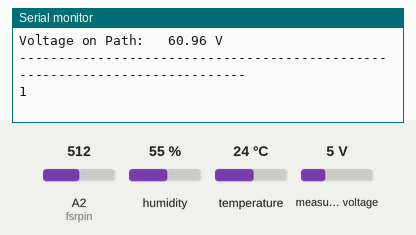
A sketch run on a simulated Arduino Uno, built with avr-gcc and run on an emulated ATmega328P. Parts: the last lines printed to the serial monitor. Inputs (shaded band) come from the test bench; at power-on: humidity 55 %, measured voltage 5 V, temperature 24 °C, A2 (fsrpin) = 512. WiFi joins after 1.5 s; servers stay silent unless stated.

Above: at 3.5 s.
3.6 s: humidity set to 22 %
At 5.2 s:
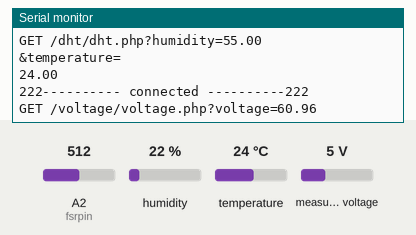
8.4 s: measured voltage set to 0.3 V
At 10.1 s:
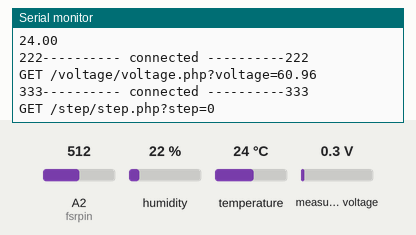
13.2 s: temperature set to 12 °C
At 15.6 s:
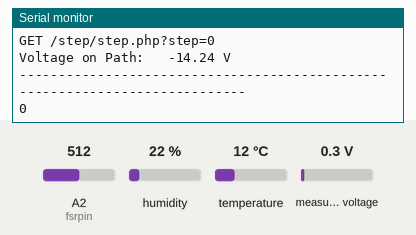
18.0 s: measured voltage set to 3.8 V
At 19.7 s:
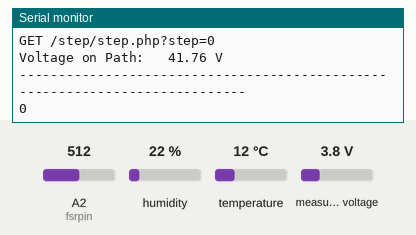
22.8 s: humidity set to 40 %
At 25.5 s:
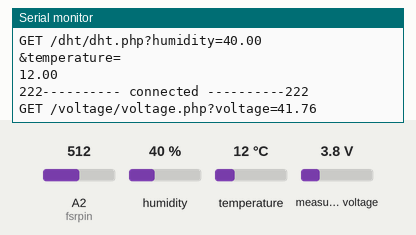
Timing chart, 0 to 27.0 s (numbered marks = the images above; inputs shaded):
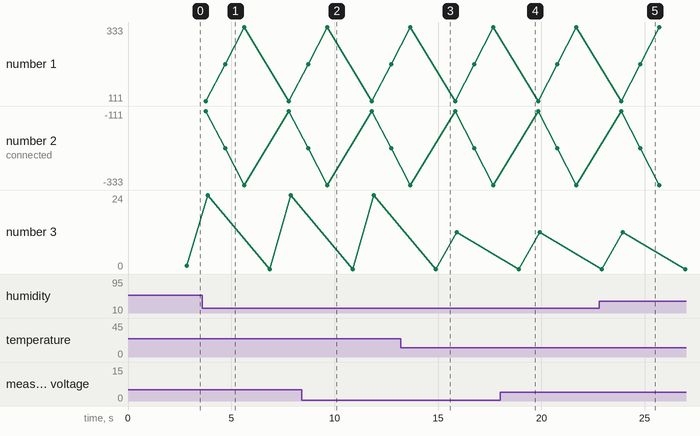

The sketch:

PART_1_1.ino
```cpp
  #include "DHT.h"
  #include <SPI.h>
  #include <Ethernet.h>
  #include <Wire.h>
  #include <Adafruit_INA219.h>

  byte mac[] = { 0xDE, 0xAD, 0xBE, 0xEF, 0xFE, 0xED };

  #define DHTPIN A0
  #define DHTTYPE DHT11
  #define fsrpin A2

  DHT dht(DHTPIN,DHTTYPE);

  Adafruit_INA219 ina219;

  float voltage_V = 0,shuntVoltage_mV,busVoltage_V;
  float humidityData;
  float temperatureData;

  int fsrreading;
  int previous = 0;
  int stepdata = 0;

  long time = 0;
  long debounce = 40;

  char server[] = "energy-path.vshumen.com"; // Моят IPv4 адрес
  IPAddress ip(37, 64, 4, 237 ); //Моето публично ip
  EthernetClient client;

void setup() {

  Serial.begin(9600);

  dht.begin();
  ina219.begin();

  if (Ethernet.begin(mac) == 0) {
  Serial.println("Failed to configure Ethernet using DHCP");
  Ethernet.begin(mac, ip);
  }
  delay(800);
}

void loop() {
  getData();
  Printer();
  delay(500);
  StepSensor();
  delay(700);
  humidityData = dht.readHumidity();
  temperatureData = dht.readTemperature();
  LanCard();
  delay(700);
  LanCardVolt();
  delay(700);
  LanCardStep();
  delay(700);
}
//---------------------------------------------------------------------------------------------------------
  void StepSensor(){

    fsrreading = analogRead(fsrpin);

    if (fsrreading > 200 && previous < 200 && millis() - time > debounce)
    {
      Serial.println("1");
      stepdata = 1;
    }
    else
    {
      Serial.println("0");
      stepdata = 0;
    }

    previous = fsrreading;
  }
//---------------------------------------------------------------------------------------------------------

 void LanCard(){
   if (client.connect(server, 80)) { // Задаване на порт 8080, 80
    Serial.println("111---------- connected ----------111");
    // Make a HTTP request:
    Serial.print("GET /dht/dht.php?humidity=");
    client.print("GET /dht/dht.php?humidity=");
    Serial.println(humidityData);
    client.print(humidityData);
    client.print("&temperature=");
    Serial.println("&temperature=");
    client.print(temperatureData);
    Serial.println(temperatureData);
    client.print(" ");
    client.print("HTTP/1.1");
    client.println();
    client.println("Host: energy-path.vshumen.com"); // Моят IPv4 адрес
    client.println("Connection: close");
    client.println();

  } else {
    // if you didn't get a connection to the server:
    Serial.println("111---------- connection failed ----------111");
  }
 }
 //---------------------------------------------------------------------------------------------------------

 void LanCardVolt(){
   if (client.connect(server, 80)) {
    Serial.println("222---------- connected ----------222");
    // Make a HTTP request:
    Serial.print("GET /voltage/voltage.php?voltage=");
    client.print("GET /voltage/voltage.php?voltage=");
    Serial.println(busVoltage_V);
    client.print(busVoltage_V);
    client.print(" ");
    client.print("HTTP/1.1");
    client.println();
    client.println("Host: energy-path.vshumen.com");
    client.println("Connection: close");
    client.println();

  } else {
    // if you didn't get a connection to the server:
    Serial.println("222---------- connection failed ----------222");
  }
 }

 //---------------------------------------------------------------------------------------------------------

 void LanCardStep(){
   if (client.connect(server, 80)) {
    Serial.println("333---------- connected ----------333");
    // Make a HTTP request:
    Serial.print("GET /step/step.php?step=");
    client.print("GET /step/step.php?step=");
    Serial.println(stepdata);
    client.print(stepdata);
    client.print(" ");
    client.print("HTTP/1.1");
    client.println();
    client.println("Host: energy-path.vshumen.com");
    client.println("Connection: close");
    client.println();

  } else {
    Serial.println("333---------- connection failed ----------333");
  }
 }
//------------------------------------------------------------------------------------------------------
void getData(){

 busVoltage_V = (ina219.getBusVoltage_V() - 1.19) * 16;

}

//----------------------------------------------------------------------------------------------------

void Printer(){

  Serial.print("Voltage on Path:   "); Serial.print(busVoltage_V); Serial.println(" V");
  Serial.println("----------------------------------------------------------------------------");

}
```

Measured:
- after the input at 18.0 s, the serial monitor: prints a new line after 0.37 s (image 4)
- after the input at 22.8 s, the serial monitor: prints a new line after 1.1 s (image 5)
- plotted number 3: 24 → 12 after the input at 13.2 s
